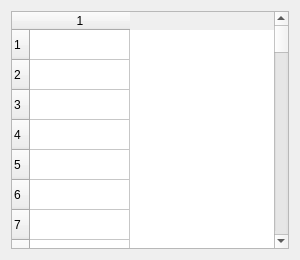
<?xml version="1.0" encoding="UTF-8"?>
<ui version="4.0"><class>Dialog</class><widget class="QDialog" name="Dialog"><property name="geometry"><rect><x>0</x><y>0</y><width>300</width><height>260</height></rect></property><property name="windowTitle"><string>#093 tables/178_narrow_tall</string></property><layout class="QVBoxLayout" name="verticalLayout"><property name="leftMargin"><number>11</number></property><property name="topMargin"><number>11</number></property><property name="rightMargin"><number>11</number></property><property name="bottomMargin"><number>11</number></property><property name="spacing"><number>6</number></property><item><widget class="QTableWidget" name="table"><property name="rowCount"><number>60</number></property><property name="columnCount"><number>1</number></property></widget></item></layout></widget></ui>
